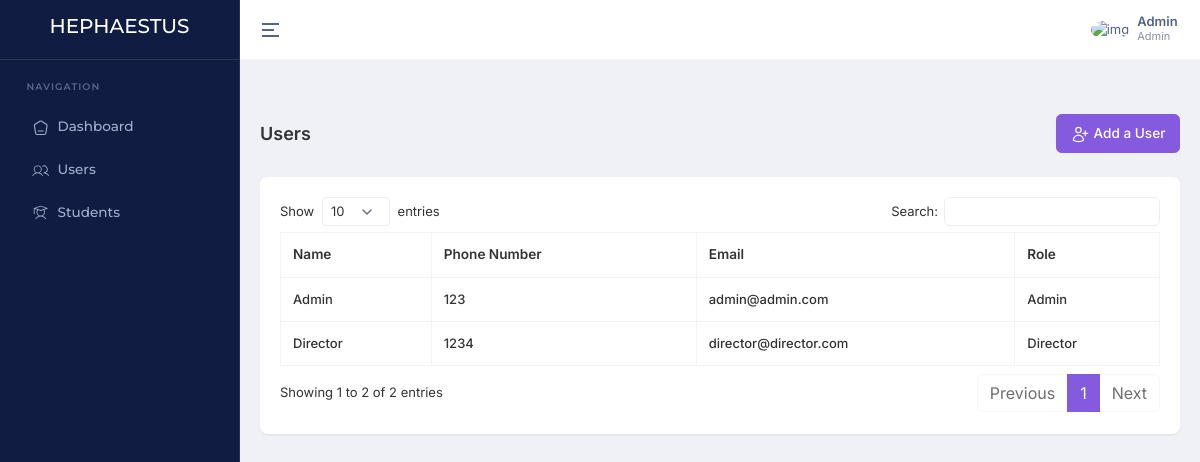
Page /users/ (signed in) on the committed database.
### account/models.py (models this page shows, shortened)
class User(AbstractBaseUser, PermissionsMixin):
    ROLE_CHOICES = (
        ('Admin', 'Admin'),
        ('Director', 'Director'),
        ('Teacher', 'Teacher'),
        ('Student', 'Student'),
    )
    email = models.EmailField(unique=True)
    name = models.CharField(max_length=255)
    slug = models.SlugField(unique=True, blank=True)
    phone_number = models.CharField(max_length=15, unique=True)
    image = ProcessedImageField(
        upload_to=user_image_path,
        processors=[ResizeToFill(720, 720)],
        format='JPEG',
        options={'quality': 90},
        null=True,
        blank=True,
    )
    role = models.CharField(max_length=30, choices=ROLE_CHOICES)
    added_by = models.ForeignKey('self', on_delete=models.CASCADE, null=True, blank=True, related_name='added_users')
    created_at = models.DateTimeField(default=timezone.now)
    updated_at = models.DateTimeField(auto_now=True)
    is_active = models.BooleanField(default=True)
    is_staff = models.BooleanField(default=False)
    objects = CustomUserManager()
    USERNAME_FIELD = 'phone_number'
    REQUIRED_FIELDS = ['name', 'email']

### home/views.py (the view)
# urls.py: path('users/', getUsers, name='getUsers'),
@login_required
def getUsers(request):
    if not request.user.is_staff:
        messages.error(request, 'You do not have permission to access this page.')
        return redirect('home:dashboard')
    getUsers = User.objects.all().order_by('-created_at')
    context = {
        'getUsers': getUsers
    }
    return render(request, 'pages/users/index.html', context)

### templates/pages/users/index.html (shortened to what this page needs)
{% extends "layouts/app.html" %}
{% block content %}
    <div class="container-fluid">
        <div class="d-md-flex d-block align-items-center justify-content-between my-4 page-header-breadcrumb">
            <h1 class="page-title fw-semibold fs-18 mb-0">Users</h1>
            <div class="ms-md-1 ms-0">
                <nav>
                    <ol class="breadcrumb mb-0">
                        <a class="btn btn-primary" href="{% url 'home:addUser' %}">
                            Add a User
                        </a>
                    </ol>
                </nav>
            </div>
        </div>
        <div class="row">
            <div class="col-xl-12">
                <div class="card custom-card">
                    <div class="card-body">
                        <div class="table-responsive">
                            <table id="datatable" class="table table-bordered text-nowrap w-100">
                                <thead>
                                    <tr>
                                        <th>Name</th>
                                        <th>Phone Number</th>
                                        <th>Email</th>
                                        <th>Role</th>
                                    </tr>
                                </thead>
                                <tbody>
                                    {% for user in getUsers %}
                                        <tr>
                                            <td>{{ user.name }}</td>
                                            <td>{{ user.phone_number }}</td>
                                            <td>{{ user.email }}</td>
                                            <td>{{ user.role }}</td>
                                        </tr>
                                    {% endfor %}
                                </tbody>
                            </table>
                        </div>
                    </div>
                </div>
            </div>
        </div>
    </div>
{% endblock %}

### templates/inc/header.html (shortened to what this page needs)
<header class="app-header">
    <div class="main-header-container container-fluid">
        <div class="header-content-left">
            <div class="header-element">
                <a aria-label="Hide Sidebar" class="sidemenu-toggle header-link animated-arrow hor-toggle horizontal-navtoggle" data-bs-toggle="sidebar" href="javascript:void(0);"><span></span></a>
            </div>
        </div>
        <div class="header-content-right">
            <div class="header-element">
                <a href="javascript:void(0);" class="header-link dropdown-toggle" id="mainHeaderProfile" data-bs-toggle="dropdown" data-bs-auto-close="outside" aria-expanded="false">
                    <div class="d-flex align-items-center">
                        <div class="me-sm-2 me-0">
                            <img src="https://cdn.pixabay.com/photo/2015/10/05/22/37/blank-profile-picture-973460_960_720.png" alt="img" width="32" height="32" class="rounded-circle">
                        </div>
                        <div class="d-sm-block d-none">
                            <p class="fw-semibold mb-0 lh-1">{{ request.user.name }}</p>
                            <span class="op-7 fw-normal d-block fs-11">{{ request.user.role }}</span>
                        </div>
                    </div>
                </a>
            </div>
        </div>
    </div>
</header>

### rows in the picture
User: user.name "Admin", user.role "Admin", name "Admin", phone_number "123", email "admin@admin.com", role "Admin"
User: name "Director", phone_number "1234", email "director@director.com", role "Director"
